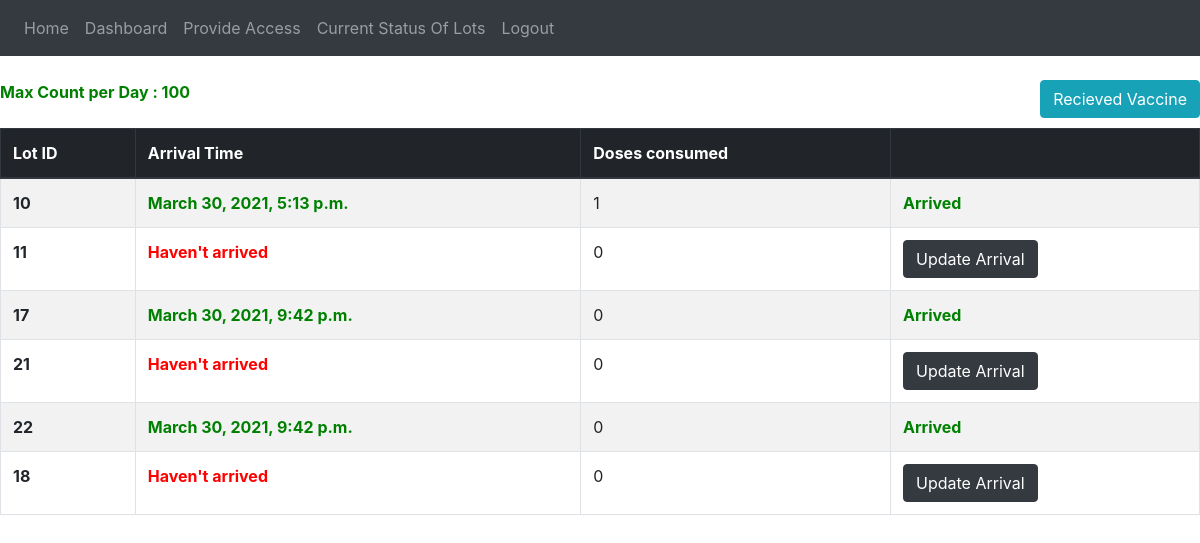
Before: /dashboard/center/kalyan/ (signed in) with the older database file.
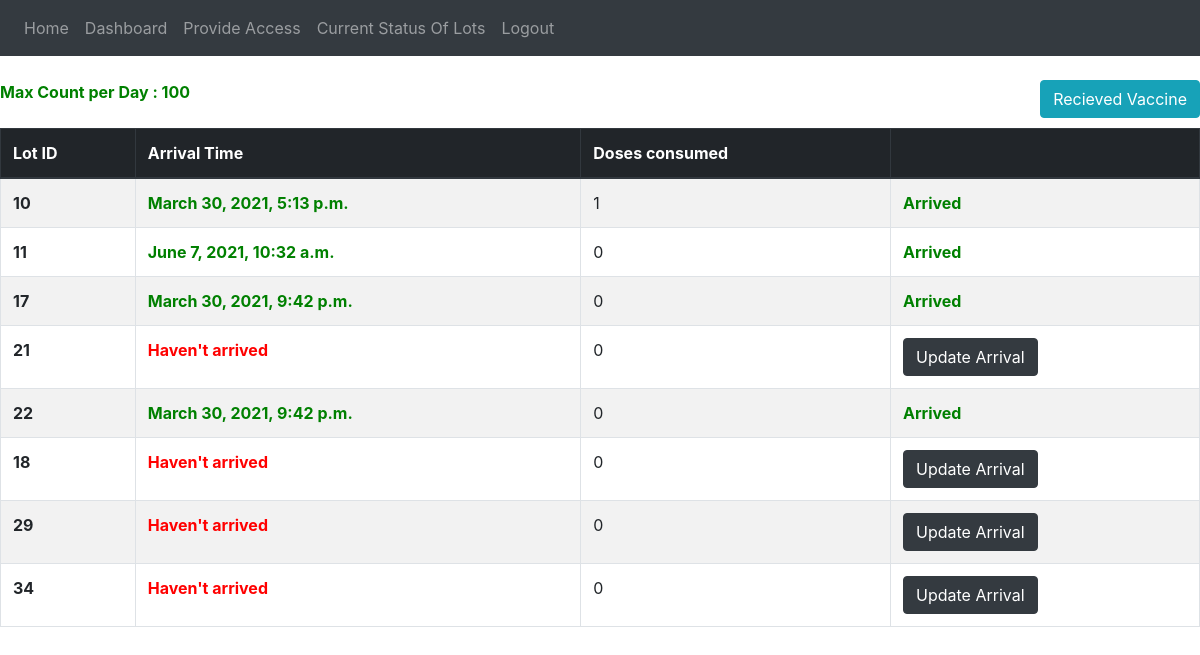
After: the same page with the newer database file.
### vaccine_app/models.py (models this page shows, shortened)
class Center(models.Model):
    centerPrimaryKey = models.AutoField(primary_key=True)
    centerId = models.UUIDField(default=uuid.uuid4, editable=False, unique=True)
    district = models.ForeignKey(District, on_delete=models.CASCADE, related_name="Center")
    name = models.CharField(max_length=255, unique=True)
    maxCountPerDate = models.IntegerField(default=10)
    population = models.IntegerField(default=1)

class CenterVaccineData(models.Model):
    center = models.ForeignKey(Center, on_delete=models.CASCADE, related_name="centerVaccine")
    lot = models.OneToOneField(VaccineLot, on_delete=models.CASCADE, related_name="centerVaccine")
    arrivalTimestamp = models.DateTimeField(blank = True, null=True, default=None)

class VaccineLot(models.Model):
    lotId = models.AutoField(primary_key=True)
    status=models.CharField(max_length = 20, choices = lot_status, default = 'produced')
    productionTimestamp = models.DateTimeField(auto_now_add=True)
    departureTimestamp = models.DateTimeField(blank = True, null=True, default=None)
    countOfDosesConsumed = models.IntegerField(default = 0)

### vaccine_app/views.py (the view)
# urls.py: path('dashboard/center/<name>/',views.center_dash,name='center_dash'),
@login_required
def center_dash(request,name):
    if name=="":
        return redirect('dashboard')
    if verify(request,"center",name):
        center_obj=Center.objects.get(name=name)
        vaccine_lots = CenterVaccineData.objects.filter(center = center_obj)
        return render(request,'center_dash.html',{'center_obj':center_obj,'vaccine_lots':vaccine_lots,'name':name})
    else:
        return redirect('dashboard')

### templates/center_dash.html
{% extends 'base.html' %}
{% block content %}
        <br>
        <a href="/center/{{name}}/receiverVaccination/" style="float: right;"><button type="button" class="btn btn-info">Recieved Vaccine</button></a>
        {% if center_obj.maxCountPerDate == 10 %}
        <br><br>
          <form method = "POST" action="/center/{{name}}/updateMaxCountPerDate/" style="margin:50px;">
            {% csrf_token %}
            <div class="form-row">
              <div class="form-group col-md-12">
                <label for="max_count">Maximum Count per Day:</label>
                <input type="number" class="form-control" id="max_count" name="max_count" placeholder="Enter Max Count" min="1">
              </div>
            </div>
            <button class="btn btn-dark">Submit</button>
          </form>
        {% else %}
          <b style="color: green;">Max Count per Day : {{center_obj.maxCountPerDate}}</b>
        {% endif %}
        <br><br>
        <table class="table table-striped table-bordered">
            <thead>
              <tr class="thead-dark">
                <th scope="col">Lot ID</th>
                <th scope="col">Arrival Time</th>
                <th scope="col">Doses consumed</th>
                <th scope="col"></th>
              </tr>
            </thead>
            <tbody>
            {% for lot in vaccine_lots %}
              <tr>
                <th scope="row">{{ lot.lot.lotId }}</th>
                <td>
                  {% if lot.arrivalTimestamp == None %}
                    <b style="color:red;">Haven't arrived</b>
                  {% else %}
                    <b style="color:green;">{{lot.arrivalTimestamp}}</b>
                  {% endif %}
                </td>
                <td>{{lot.lot.countOfDosesConsumed}}</td>
                <td>
                  {% if lot.arrivalTimestamp == None %}
                    <a href="/center/{{name}}/updateArrivalTimeCenter/{{ lot.lot.lotId }}"><button type="button" class="btn btn-dark">Update Arrival</button></a>
                  {% else %}
                    <b style="color:green;">Arrived</b>
                  {% endif %}
              </tr>
            {% endfor %}
            </tbody>
          </table>
{% endblock content %}

### templates/base.html (shortened to what this page needs)
<!DOCTYPE html>
<html lang="en">
<head>
  <link rel="stylesheet" href="https://stackpath.bootstrapcdn.com/bootstrap/4.1.3/css/bootstrap.min.css">
</head>
<body>
     {% if user.is_authenticated == False %}
     <div class="pos-f-t" style="float: right; font-size:16px;">
        <nav class="navbar navbar-dark bg-dark">
          <button class="navbar-toggler" type="button" data-toggle="collapse" data-target="#navbarToggleExternalContent" aria-controls="navbarToggleExternalContent" aria-expanded="false" aria-label="Toggle navigation" style="padding:9px;">
            Admin
          </button>
        </nav>
        <div class="collapse" id="navbarToggleExternalContent" >
          <div class="bg-dark p-1">
            <span class="text-muted">
                <nav class="navbar navbar-expand-lg navbar navbar-dark bg-dark">
                    <div class="" id="navbarNav">
                        <ul class="navbar-nav">
                                <li class="nav-item">
                                    <a class="nav-link" href="{% url 'admin:login' %}">Mega Center Admin</a>
                                </li>
                        </ul>
                        <ul class="navbar-nav">
                                <li class="nav-item">
                                    <a class="nav-link" href="{% url 'login_gen' %}">Login</a>
                                </li>
                        </ul>
                        <ul class="navbar-nav">
                                <li class="nav-item">
                                    <a class="nav-link" href="{% url 'register' %}">Register</a>
                                </li>
                        </ul>
                    </div>
                </nav>
            </span>
          </div>
        </div>
      </div>
      <nav class="navbar navbar-expand-lg navbar navbar-dark bg-dark" style="font-size: 16px;">
         <div class="" id="navbarNav">
            <ul class="navbar-nav">
                <li class="nav-item">
                    <a class="nav-link" href="{% url 'index' %}">Home <span class="sr-only">(current)</span></a>
                </li>
                <li class="nav-item">
                    <a class="nav-link" href="{% url 'registerForVaccinationDistrictForm' %}">Register For Vaccination</a>
                </li>
            </ul>
         </div>
      </nav>
     {% else %}
     <nav class="navbar navbar-expand-lg navbar navbar-dark bg-dark">
        <div class="" id="navbarNav">
            <ul class="navbar-nav">
                <li class="nav-item">
                    <a class="nav-link" href="{% url 'index' %}">Home <span class="sr-only">(current)</span></a>
                </li>
                <li class="nav-item">
                    <a class="nav-link" href="{% url 'dashboard' %}">Dashboard</a>
                </li>
                <li class="nav-item">
                    <a class="nav-link" href="{% url 'provideaccess' %}">Provide Access</a>
                </li>
                <li class="nav-item">
                    <a class="nav-link" href="{% url 'currentStatus' %}">Current Status Of Lots</a>
                </li>
                <li class="nav-item">
                    <a class="nav-link" href="{% url 'logout' %}">Logout</a>
                </li>
            </ul>
         </div>
    </nav>
     {% endif %}
     {% block content %}
     {% endblock %}
</body>
</html>

Changed rows visible on the page:
changed CenterVaccineData: arrivalTimestamp (not shown) → "June 7, 2021, 10:32 a.m."; arrivalTimestamp "Haven't arrived Update Arrival" → "Arrived"
added CenterVaccineData: lot.lotId "29", shows "Haven't arrived", lot.countOfDosesConsumed "0"
added CenterVaccineData: lot.lotId "34", shows "Haven't arrived", lot.countOfDosesConsumed "0"
